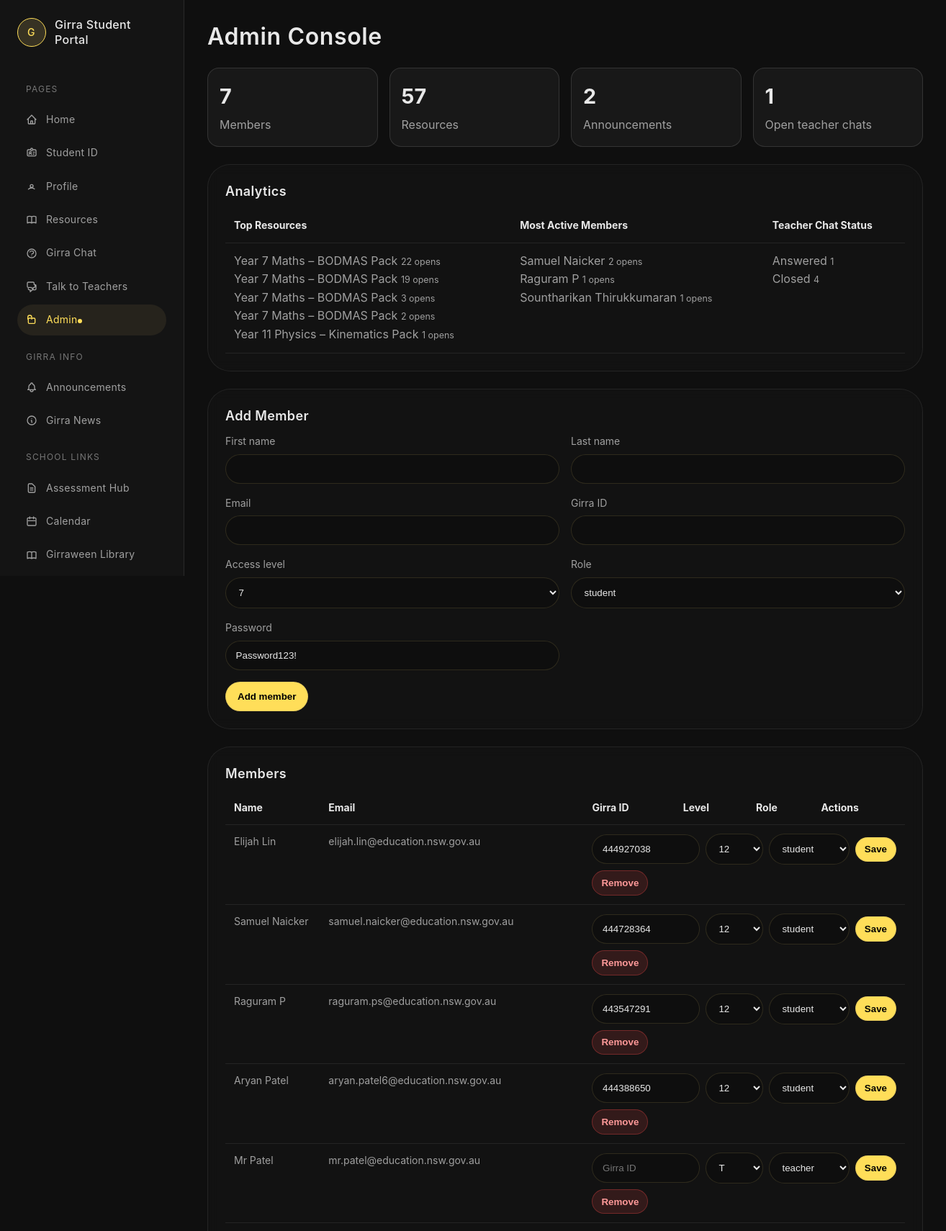
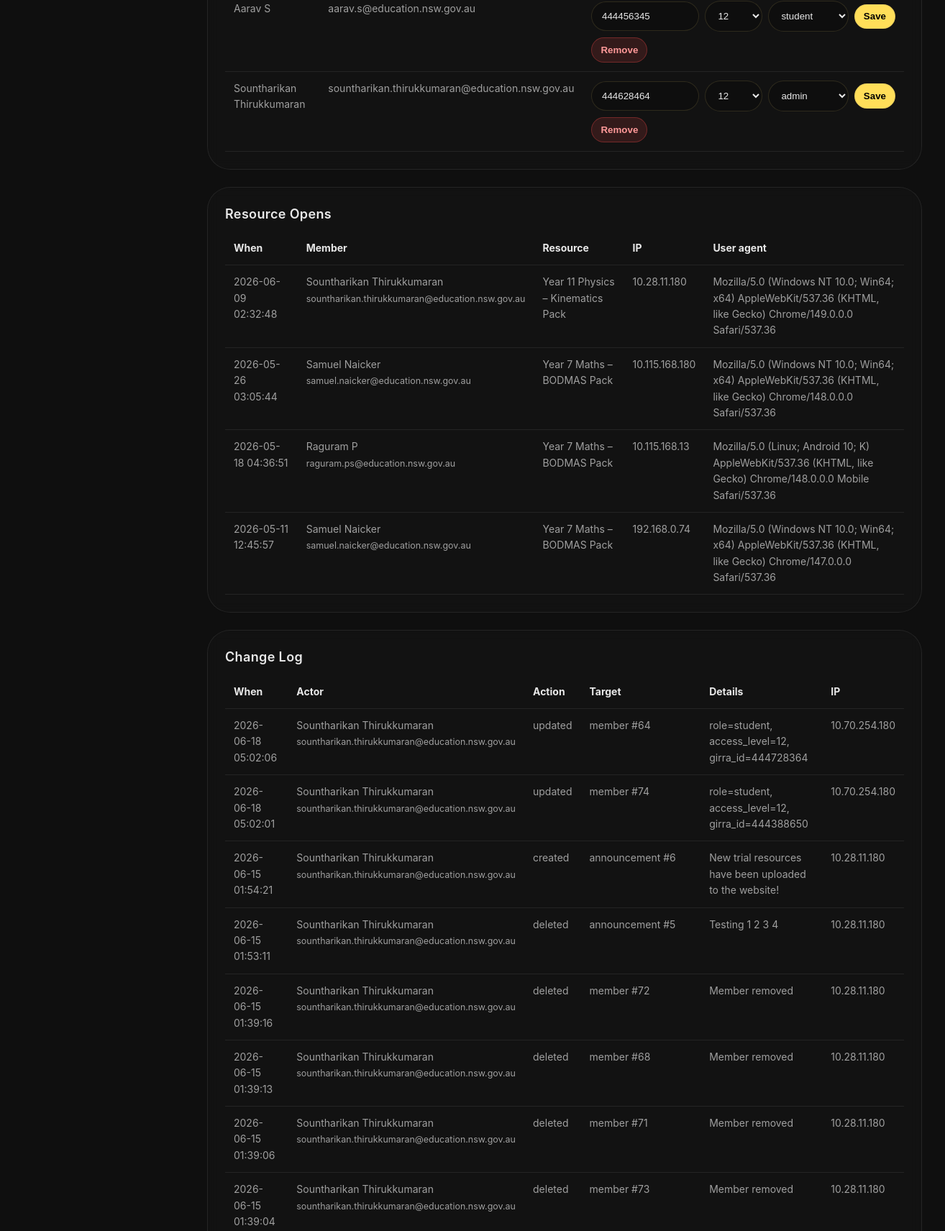
/admin (signed in, upper part), run on the app's committed database (2 pictures, top to bottom).
### tables this page shows
CREATE TABLE resources (
    id INTEGER PRIMARY KEY AUTOINCREMENT,
    title TEXT NOT NULL,
    description TEXT,
    drive_url TEXT NOT NULL,
    subject TEXT NOT NULL,
    min_level TEXT NOT NULL CHECK(min_level IN ('7','8','9','10','11','12','T')),
    created_at TEXT DEFAULT (datetime('now'))
, created_by INTEGER);

CREATE TABLE users (
    id INTEGER PRIMARY KEY AUTOINCREMENT,
    first_name TEXT NOT NULL,
    last_name TEXT NOT NULL,
    email TEXT NOT NULL UNIQUE,
    password_hash TEXT NOT NULL,
    access_level TEXT NOT NULL CHECK(access_level IN ('7','8','9','10','11','12','T')),
    created_at TEXT DEFAULT (datetime('now'))
, student_number TEXT, role TEXT NOT NULL DEFAULT 'student');

CREATE TABLE resource_access (
    id INTEGER PRIMARY KEY AUTOINCREMENT,
    user_id INTEGER NOT NULL,
    resource_id INTEGER NOT NULL,
    ip_address TEXT,
    user_agent TEXT,
    accessed_at TEXT DEFAULT (datetime('now')),
    FOREIGN KEY (user_id) REFERENCES users(id),
    FOREIGN KEY (resource_id) REFERENCES resources(id)
);

CREATE TABLE audit_log (
    id INTEGER PRIMARY KEY AUTOINCREMENT,
    actor_id INTEGER,
    action TEXT NOT NULL,
    target_type TEXT NOT NULL,
    target_id INTEGER,
    details TEXT,
    ip_address TEXT,
    created_at TEXT DEFAULT (datetime('now')),
    FOREIGN KEY (actor_id) REFERENCES users(id)
);

### app.py (the view, shortened to what this page needs)
@app.route('/admin', methods=['GET', 'POST'])
def admin_dashboard():
    blocked = require_admin()
    if blocked:
        return blocked
    conn = get_db()
    cur = conn.cursor()
    cur.execute("SELECT id, first_name, last_name, email, student_number, access_level, role, created_at FROM users ORDER BY last_name, first_name")
    members = cur.fetchall()
    cur.execute("""
        SELECT resource_access.*, users.first_name, users.last_name, users.email, resources.title
        FROM resource_access
        JOIN users ON users.id = resource_access.user_id
        JOIN resources ON resources.id = resource_access.resource_id
        ORDER BY accessed_at DESC
        LIMIT 100
    """)
    access_logs = cur.fetchall()
    cur.execute("""
        SELECT audit_log.*, users.first_name, users.last_name, users.email
        FROM audit_log
        LEFT JOIN users ON users.id = audit_log.actor_id
        ORDER BY audit_log.created_at DESC
        LIMIT 100
    """)
    audit_logs = cur.fetchall()
    cur.execute("SELECT COUNT(*) AS count FROM users")
    total_members = cur.fetchone()["count"]
    cur.execute("SELECT COUNT(*) AS count FROM resources")
    total_resources = cur.fetchone()["count"]
    cur.execute("SELECT COUNT(*) AS count FROM content_items WHERE content_type = 'announcement'")
    total_announcements = cur.fetchone()["count"]
    cur.execute("SELECT COUNT(*) AS count FROM teacher_conversations WHERE status != 'closed'")
    open_conversations = cur.fetchone()["count"]
    cur.execute("""
        SELECT resources.title, COUNT(resource_access.id) AS open_count
        FROM resource_access
        JOIN resources ON resources.id = resource_access.resource_id
        GROUP BY resources.id
        ORDER BY open_count DESC, resources.title
        LIMIT 5
    """)
    top_resources = cur.fetchall()
    cur.execute("""
        SELECT users.first_name, users.last_name, users.email, COUNT(resource_access.id) AS open_count
        FROM resource_access
        JOIN users ON users.id = resource_access.user_id
        GROUP BY users.id
        ORDER BY open_count DESC, users.last_name
        LIMIT 5
    """)
    active_users = cur.fetchall()
    cur.execute("""
        SELECT status, COUNT(*) AS count
        FROM teacher_conversations
        GROUP BY status
        ORDER BY status
    """)
    conversation_stats = cur.fetchall()
    conn.close()
    return render_template(
        'admin.html',
        members=members,
        access_logs=access_logs,
        audit_logs=audit_logs,
        total_members=total_members,
        total_resources=total_resources,
        total_announcements=total_announcements,
        open_conversations=open_conversations,
        top_resources=top_resources,
        active_users=active_users,
        conversation_stats=conversation_stats,
        levels=LEVEL_ORDER.keys()
    )

### templates/admin.html (shortened to what this page needs)
<!DOCTYPE html>
<html lang="en">
<head>
    <link rel="stylesheet" href="{{ url_for('static', filename='styles/global.css') }}">
    <link rel="stylesheet" href="{{ url_for('static', filename='styles/home.css') }}">
    <link rel="stylesheet" href="{{ url_for('static', filename='styles/pages.css') }}">
</head>
<body>
    <div class="dashboard">
        {% include 'sidebar.html' %}
        <main class="main-content">
            <div class="page-container admin-page">
                <h1 class="page-title">Admin Console</h1>
                <div class="stats-grid">
                    <div class="stat-card">
                        <strong>{{ total_members }}</strong>
                        <span class="muted-text">Members</span>
                    </div>
                    <div class="stat-card">
                        <strong>{{ total_resources }}</strong>
                        <span class="muted-text">Resources</span>
                    </div>
                    <div class="stat-card">
                        <strong>{{ total_announcements }}</strong>
                        <span class="muted-text">Announcements</span>
                    </div>
                    <div class="stat-card">
                        <strong>{{ open_conversations }}</strong>
                        <span class="muted-text">Open teacher chats</span>
                    </div>
                </div>
                <div class="info-panel">
                    <h3>Analytics</h3>
                    <div class="table-scroll">
                        <table class="portal-table">
                            <thead>
                                <tr>
                                    <th>Top Resources</th>
                                    <th>Most Active Members</th>
                                    <th>Teacher Chat Status</th>
                                </tr>
                            </thead>
                            <tbody>
                                <tr>
                                    <td>
                                        {% for resource in top_resources %}
                                        <p>{{ resource.title }} <span>{{ resource.open_count }} opens</span></p>
                                        {% else %}
                                        <p>No resource opens yet.</p>
                                        {% endfor %}
                                    </td>
                                    <td>
                                        {% for user in active_users %}
                                        <p>{{ user.first_name }} {{ user.last_name }} <span>{{ user.open_count }} opens</span></p>
                                        {% else %}
                                        <p>No activity yet.</p>
                                        {% endfor %}
                                    </td>
                                    <td>
                                        {% for row in conversation_stats %}
                                        <p>{{ row.status|title }} <span>{{ row.count }}</span></p>
                                        {% else %}
                                        <p>No teacher chats yet.</p>
                                        {% endfor %}
                                    </td>
                                </tr>
                            </tbody>
                        </table>
                    </div>
                </div>
                <div class="info-panel">
                    <h3>Add Member</h3>
                    <form class="portal-form" method="post">
                        <div class="form-grid-2">
                            <label>First name
                                <input name="first_name" required>
                            </label>
                            <label>Last name
                                <input name="last_name" required>
                            </label>
                            <label>Email
                                <input name="email" type="email" required>
                            </label>
                            <label>Girra ID
                                <input name="student_number">
                            </label>
                            <label>Access level
                                <select name="access_level">
                                    {% for level in levels %}
                                    <option value="{{ level }}">{{ level }}</option>
                                    {% endfor %}
                                </select>
                            </label>
                            <label>Role
                                <select name="role">
                                    <option value="student">student</option>
                                </select>
                            </label>
                            <label>Password
                                <input name="password" value="Password123!">
                            </label>
                        </div>
                        <button class="portal-button" type="submit">Add member</button>
                    </form>
                </div>
                <div class="info-panel">
                    <h3>Members</h3>
                    <div class="table-scroll">
                        <table class="portal-table">
                            <thead>
                                <tr>
                                    <th>Name</th>
                                    <th>Email</th>
                                    <th>Girra ID</th>
                                    <th>Level</th>
                                    <th>Role</th>
                                    <th>Actions</th>
                                </tr>
                            </thead>
                            <tbody>
                                {% for member in members %}
                                <tr>
                                    <td>{{ member.first_name }} {{ member.last_name }}</td>
                                    <td>{{ member.email }}</td>
                                    <td colspan="4">
                                        <form class="table-form" method="post">
                                            <input name="student_number" value="{{ member.student_number or '' }}" placeholder="Girra ID">
                                            <select name="access_level">
                                                {% for level in levels %}
                                                <option value="{{ level }}" {% if member.access_level == level %}selected{% endif %}>{{ level }}</option>
                                                {% endfor %}
                                            </select>
                                            <select name="role">
                                                {% for role in ['student','teacher','admin'] %}
                                                <option value="{{ role }}" {% if member.role == role %}selected{% endif %}>{{ role }}</option>
                                                {% endfor %}
                                            </select>
                                            <button class="small-button" type="submit">Save</button>
                                        </form>
                                        <form class="inline-form" method="post">
                                            <button class="small-button danger" type="submit">Remove</button>
                                        </form>
                                    </td>
                                </tr>
                                {% endfor %}
                            </tbody>
                        </table>
                    </div>
                </div>
                <div class="info-panel">
                    <h3>Resource Opens</h3>
                    <div class="table-scroll">
                        <table class="portal-table">
                            <thead>
                                <tr>
                                    <th>When</th>
                                    <th>Member</th>
                                    <th>Resource</th>
                                    <th>IP</th>
                                    <th>User agent</th>
                                </tr>
                            </thead>
                            <tbody>
                                {% for log in access_logs %}
                                <tr>
                                    <td>{{ log.accessed_at }}</td>
                                    <td>{{ log.first_name }} {{ log.last_name }}<br><span>{{ log.email }}</span></td>
                                    <td>{{ log.title }}</td>
                                    <td>{{ log.ip_address }}</td>
                                    <td>{{ log.user_agent }}</td>
                                </tr>
                                {% else %}
                                <tr><td colspan="5">No resource opens logged yet.</td></tr>
                                {% endfor %}
                            </tbody>
                        </table>
                    </div>
                </div>
                <div class="info-panel">
                    <h3>Change Log</h3>
                    <div class="table-scroll">
                        <table class="portal-table">
                            <thead>
                                <tr>
                                    <th>When</th>
                                    <th>Actor</th>
                                    <th>Action</th>
                                    <th>Target</th>
                                    <th>Details</th>
                                    <th>IP</th>
                                </tr>
                            </thead>
                            <tbody>
                                {% for log in audit_logs %}
                                <tr>
                                    <td>{{ log.created_at }}</td>
                                    <td>{% if log.email %}{{ log.first_name }} {{ log.last_name }}<br><span>{{ log.email }}</span>{% else %}System{% endif %}</td>
                                    <td>{{ log.action }}</td>
                                    <td>{{ log.target_type }} #{{ log.target_id }}</td>
                                    <td>{{ log.details }}</td>
                                    <td>{{ log.ip_address }}</td>
                                </tr>
                                {% else %}
                                <tr><td colspan="6">No changes logged yet.</td></tr>
                                {% endfor %}
                            </tbody>
                        </table>
                    </div>
                </div>
            </div>
        </main>
    </div>
</body>
</html>

### data on the page
resources: title "Year 7 Maths – BODMAS Pack", open_count "22"
resources: title "Year 7 Maths – BODMAS Pack", open_count "19"
resources: title "Year 7 Maths – BODMAS Pack", open_count "3"
resources: title "Year 7 Maths – BODMAS Pack", open_count "2"
resources: title "Year 11 Physics – Kinematics Pack", open_count "1"
users: first_name "Samuel", last_name "Naicker", open_count "2", email "samuel.naicker@education.nsw.gov.au", student_number "444728364", access_level "12", role "student"
users: first_name "Raguram", last_name "P", open_count "1", email "raguram.ps@education.nsw.gov.au", student_number "443547291", access_level "12", role "student"
users: first_name "Sountharikan", last_name "Thirukkumaran", open_count "1", email "sountharikan.thirukkumaran@education.nsw.gov.au", student_number "444628464", access_level "12", role "admin"
users: first_name "Elijah", last_name "Lin", email "elijah.lin@education.nsw.gov.au", student_number "444927038", access_level "12", role "student"
users: first_name "Aryan", last_name "Patel", email "aryan.patel6@education.nsw.gov.au", student_number "444388650", access_level "12", role "student"
users: first_name "Mr", last_name "Patel", email "mr.patel@education.nsw.gov.au", access_level "T", role "teacher"
users: first_name "Aarav", last_name "S", email "aarav.s@education.nsw.gov.au", student_number "444456345", access_level "12", role "student"
resource_access: accessed_at "2026-06-09 02:32:48", first_name "Sountharikan", last_name "Thirukkumaran", email "sountharikan.thirukkumaran@education.nsw.gov.au", title "Year 11 Physics – Kinematics Pack", ip_address "10.28.11.180", user_agent "Mozilla/5.0 (Windows NT 10.0; Win64; x64) AppleWebKit/537.36 (KHTML, like Gecko) Chrome/149.0.0.0 Safari/537.36"
resource_access: accessed_at "2026-05-26 03:05:44", first_name "Samuel", last_name "Naicker", email "samuel.naicker@education.nsw.gov.au", title "Year 7 Maths – BODMAS Pack", ip_address "10.115.168.180", user_agent "Mozilla/5.0 (Windows NT 10.0; Win64; x64) AppleWebKit/537.36 (KHTML, like Gecko) Chrome/148.0.0.0 Safari/537.36"
resource_access: accessed_at "2026-05-18 04:36:51", first_name "Raguram", last_name "P", email "raguram.ps@education.nsw.gov.au", title "Year 7 Maths – BODMAS Pack", ip_address "10.115.168.13", user_agent "Mozilla/5.0 (Linux; Android 10; K) AppleWebKit/537.36 (KHTML, like Gecko) Chrome/148.0.0.0 Mobile Safari/537.36"
resource_access: accessed_at "2026-05-11 12:45:57", first_name "Samuel", last_name "Naicker", email "samuel.naicker@education.nsw.gov.au", title "Year 7 Maths – BODMAS Pack", ip_address "192.168.0.74", user_agent "Mozilla/5.0 (Windows NT 10.0; Win64; x64) AppleWebKit/537.36 (KHTML, like Gecko) Chrome/147.0.0.0 Safari/537.36"
audit_log: created_at "2026-06-18 05:02:06", first_name "Sountharikan", last_name "Thirukkumaran", email "sountharikan.thirukkumaran@education.nsw.gov.au", action "updated", target_type "member", target_id "64", details "role=student, access_level=12, girra_id=444728364", ip_address "10.70.254.180"
audit_log: created_at "2026-06-18 05:02:01", first_name "Sountharikan", last_name "Thirukkumaran", email "sountharikan.thirukkumaran@education.nsw.gov.au", action "updated", target_type "member", target_id "74", details "role=student, access_level=12, girra_id=444388650", ip_address "10.70.254.180"
audit_log: created_at "2026-06-15 01:54:21", first_name "Sountharikan", last_name "Thirukkumaran", email "sountharikan.thirukkumaran@education.nsw.gov.au", action "created", target_type "announcement", target_id "6", details "New trial resources have been uploaded to the website!", ip_address "10.28.11.180"
audit_log: created_at "2026-06-15 01:53:11", first_name "Sountharikan", last_name "Thirukkumaran", email "sountharikan.thirukkumaran@education.nsw.gov.au", action "deleted", target_type "announcement", target_id "5", details "Testing 1 2 3 4", ip_address "10.28.11.180"
audit_log: created_at "2026-06-15 01:39:16", first_name "Sountharikan", last_name "Thirukkumaran", email "sountharikan.thirukkumaran@education.nsw.gov.au", action "deleted", target_type "member", target_id "72", details "Member removed", ip_address "10.28.11.180"
audit_log: created_at "2026-06-15 01:39:13", first_name "Sountharikan", last_name "Thirukkumaran", email "sountharikan.thirukkumaran@education.nsw.gov.au", action "deleted", target_type "member", target_id "68", details "Member removed", ip_address "10.28.11.180"
audit_log: created_at "2026-06-15 01:39:06", first_name "Sountharikan", last_name "Thirukkumaran", email "sountharikan.thirukkumaran@education.nsw.gov.au", action "deleted", target_type "member", target_id "71", details "Member removed", ip_address "10.28.11.180"
audit_log: created_at "2026-06-15 01:39:04", first_name "Sountharikan", last_name "Thirukkumaran", email "sountharikan.thirukkumaran@education.nsw.gov.au", action "deleted", target_type "member", target_id "73", details "Member removed", ip_address "10.28.11.180"

### other printed values
{{ total_members }} "7"
{{ total_resources }} "57"
{{ total_announcements }} "2"
{{ open_conversations }} "1"
{{ row.status|title }} "Answered" "Closed"
{{ row.count }} "1" "4"
form field access_level "7"
